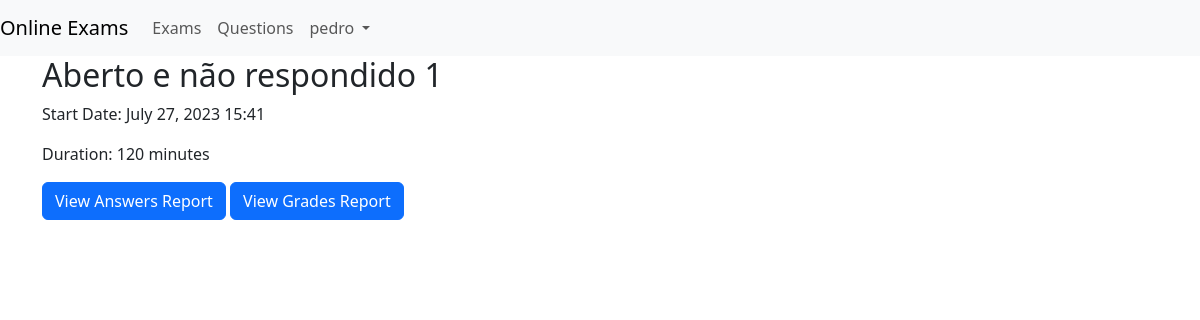
/exams/1/details (signed in), run on the app's committed database.
### app/models.py (models this page shows, shortened)
class User(UserMixin, db.Model):
    id = db.Column(db.Integer, primary_key=True)
    username = db.Column(db.String(20), unique=True, nullable=False)
    password = db.Column(db.String(60), nullable=False)
    user_type_id = db.Column(db.Integer, db.ForeignKey("user_type.id"), nullable=False)
    user_type = db.relationship("UserType", backref=db.backref("users", lazy=True))
    def is_student(self) -> bool:
        return self.user_type_id == UserTypes.STUDENT
    def is_professor(self) -> bool:
        return self.user_type_id == UserTypes.PROFESSOR

class Exam(db.Model):
    id = db.Column(db.Integer, primary_key=True)
    title = db.Column(db.String(100), nullable=False)
    start_date = db.Column(db.DateTime, nullable=False, default=datetime.utcnow)
    duration = db.Column(db.Integer, nullable=False)
    exam_questions = db.relationship("ExamQuestion", back_populates="exam")

### app/exams/controller.py (the view)
@bp.route("/<int:exam_id>/details", methods=["GET"])
@login_required
def details(exam_id):
    exam = Exam.query.get_or_404(exam_id)
    return render_template(
        "exams/details.jinja2", exam=exam, current_time=datetime.now()
    )

### app/auth/loaders.py (called while the page is built)
@login_manager.user_loader
def load_user(user_id):
    return User.query.get(int(user_id))

### app/templates/exams/details.jinja2
{% extends "base.jinja2" %}
{% block content %}
    <div class="container">
        <h2>{{ exam.title }}</h2>
        <p>Start Date: {{ exam.start_date.strftime('%B %d, %Y %H:%M') }}</p>
        <p>Duration: {{ exam.duration }} minutes</p>
        {% if current_user.is_student() %}
            {% if exam.start_date > current_time %}
                <button class="btn btn-primary" disabled>Start Exam</button>
            {% elif exam.has_ended() %}
                <a href="{{ url_for('exams.view_exam', exam_id=exam.id) }}" class="btn btn-primary">See Results</a>
            {% else %}
                <a href="{{ url_for('exams.view_exam', exam_id=exam.id) }}" class="btn btn-primary">Start Exam</a>
            {% endif %}
        {% else %}
            <a href="{{ url_for('reports.report_answers', exam_id=exam.id) }}" class="btn btn-primary">View Answers Report</a>
            <a href="{{ url_for('reports.report_grades', exam_id=exam.id) }}" class="btn btn-primary">View Grades Report</a>
        {% endif %}
    </div>
{% endblock %}

### app/templates/base.jinja2 (shortened to what this page needs)
{% from 'bootstrap5/utils.html' import render_messages %}
{% from 'bootstrap5/form.html' import render_form %}
{% from 'bootstrap5/nav.html' import render_nav_item, render_breadcrumb_item %}
{% block doc -%}
    <!DOCTYPE html>
    <html{% block html_attribs %}{% endblock html_attribs %}>
    {%- block html %}
        <head>
            {%- block head %}
                {%- block styles %}
                    {{ bootstrap.load_css() }}
                    <link rel="stylesheet" type="text/css" href="{{ url_for('static', filename='style.css') }}">
                {%- endblock styles %}
            {%- endblock head %}
        </head>
        <body{% block body_attribs %}{% endblock body_attribs %}>
        {%- block body %}
            {% if current_user.is_authenticated %}
                <div class="navbar navbar-expand-lg navbar-light bg-light">
                    <a class="navbar-brand" href="{{ url_for('home') }}">Online Exams</a>
                    <div class="collapse navbar-collapse" id="navbarNav">
                        <ul class="navbar-nav mr-auto">
                            <li class="nav-item">
                                <a class="nav-link" href="{{ url_for('exams.search') }}">Exams</a>
                            </li>
                            {% if current_user.is_professor() %}
                                <li class="nav-item">
                                    <a class="nav-link" href="{{ url_for('questions.search') }}">Questions</a>
                                </li>
                            {% endif %}
                        </ul>
                        <ul class="navbar-nav ml-auto">
                            <li class="nav-item dropdown">
                                <a class="nav-link dropdown-toggle" href="#" id="userDropdown" role="button" data-bs-toggle="dropdown" aria-expanded="false">
                                     {{ current_user.username }}
                                </a>
                            </li>
                        </ul>
                    </div>
                </div>
            {% endif %}
            {% block content -%}
            {%- endblock content %}
        {%- endblock body %}
        </body>
    {%- endblock html %}
    </html>
{% endblock doc -%}

### data on the page
User: username "pedro"
Exam: title "Aberto e não respondido 1", start_date "July 27, 2023 15:41", duration "120"
